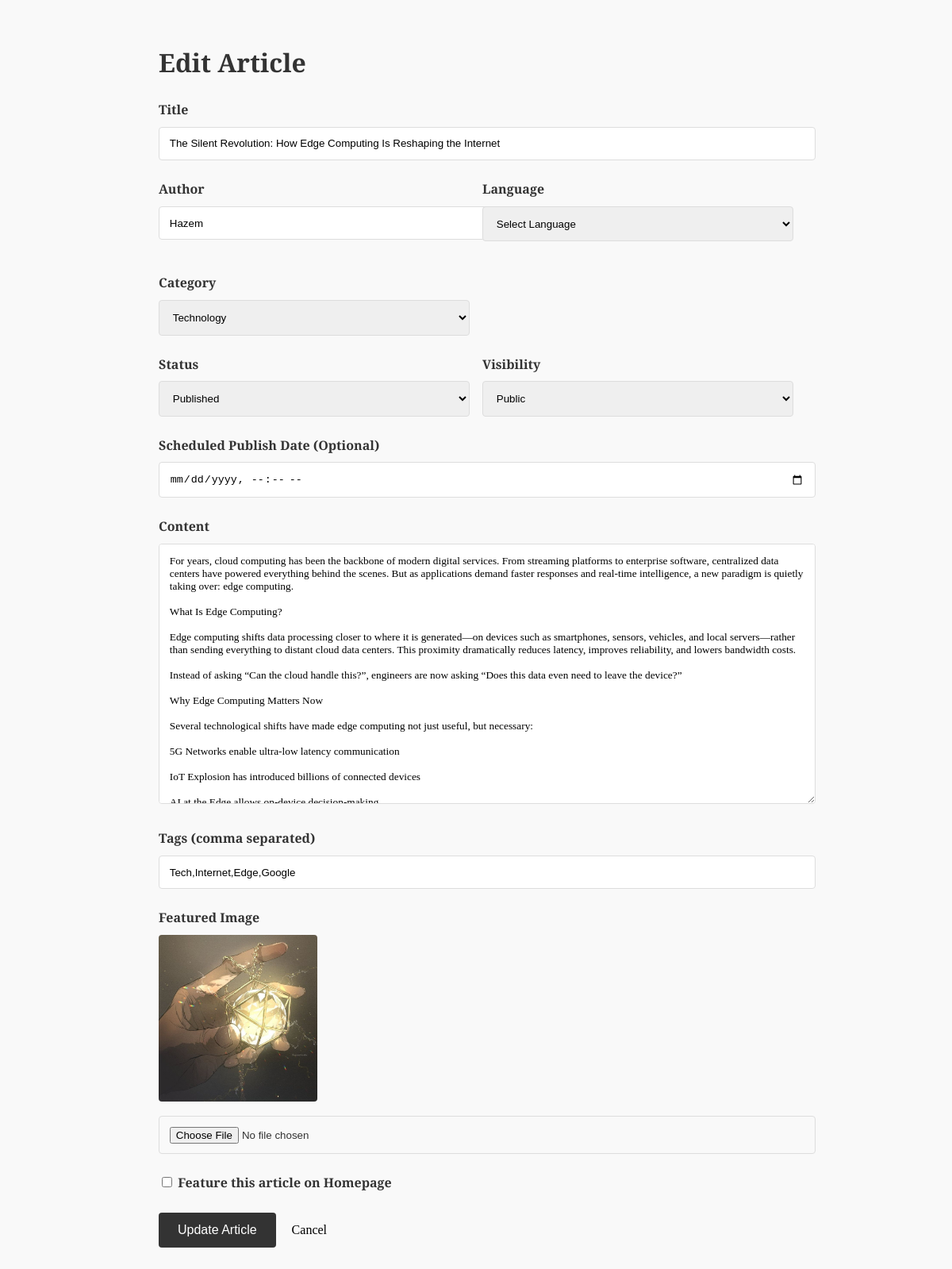
/index.php?page=admin_article_edit&id=7 (signed in), run on an earlier commit of the app's database.
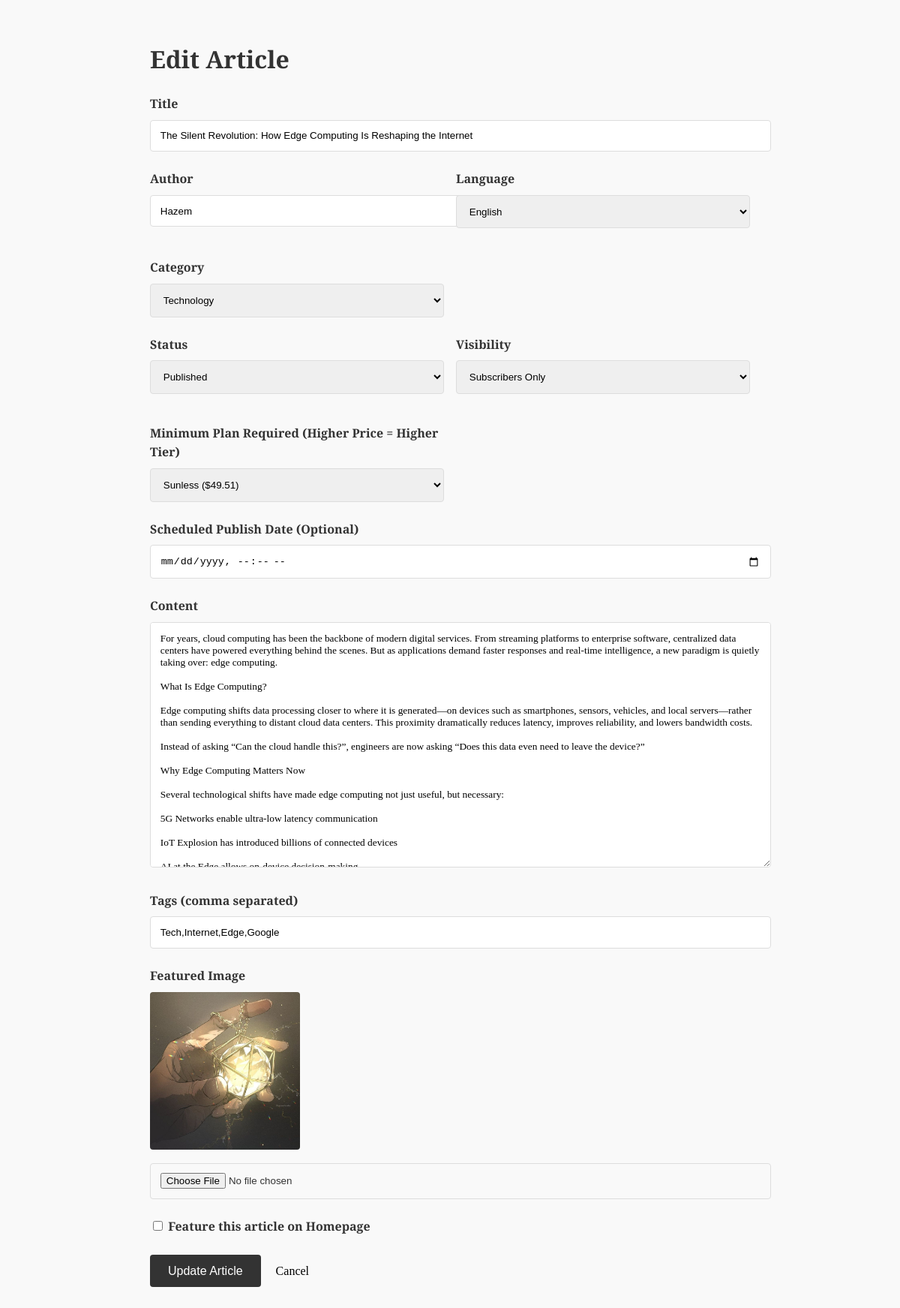
And on a later commit of the database.
### tables this page shows
CREATE TABLE `articles` (
  `id` int NOT NULL AUTO_INCREMENT,
  `title` varchar(255) NOT NULL,
  `content` text NOT NULL,
  `author` varchar(100) DEFAULT NULL,
  `category` varchar(100) DEFAULT NULL,
  `language` varchar(10) DEFAULT 'en',
  `thumbnail` varchar(255) DEFAULT NULL,
  `created_at` timestamp NULL DEFAULT CURRENT_TIMESTAMP,
  `status` enum('draft','published','archived') DEFAULT 'draft',
  `scheduled_at` datetime DEFAULT NULL,
  `is_featured` tinyint(1) DEFAULT '0',
  `visibility` enum('public','subscribed') DEFAULT 'public',
  `tags` text,
  `required_level` int DEFAULT '0',
  `required_plan_id` int DEFAULT NULL,
  PRIMARY KEY (`id`)
);

CREATE TABLE `plans` (
  `id` int NOT NULL AUTO_INCREMENT,
  `name` varchar(50) NOT NULL,
  `price` decimal(10,2) NOT NULL,
  `duration_days` int NOT NULL,
  `features` text,
  `created_at` timestamp NULL DEFAULT CURRENT_TIMESTAMP,
  `level` int DEFAULT '1',
  PRIMARY KEY (`id`)
);

### src/Controllers/Article_C.php (called while the page is built, shortened)
<?php
require_once __DIR__ . '/../Models/Article.php';
class ArticleController {
    private Article $articleModel;
    public function __construct() {
        $this->articleModel = new Article();
    }
    public function edit() {
        $id = $_GET['id'] ?? 0;
        $article = $this->articleModel->getById($id);
        $categories = $this->articleModel->getAllCategories();
        require_once __DIR__ . '/../Models/Subscription.php';
        $subModel = new Subscription();
        $plans = $subModel->getAllPlans();
        include __DIR__ . '/../Views/Admin/Articles/form.php';
    }
}

### src/index.php (called while the page is built, shortened)
<?php
require __DIR__ . '/config/DataBase_Connection.php';
require __DIR__ . '/core/Router.php';
require __DIR__ . '/Controllers/Article_C.php';
$selectedLang = $_SESSION['lang'] ?? 'en';
$page = $_GET['page'] ?? "";
Router::route($page, $selectedLang);

### src/Models/Article.php (called while the page is built, shortened)
<?php
require_once __DIR__ . "/../Config/DataBase_Connection.php";
class Article {
    private PDO $conn;
    public function __construct() {
        $db = new Database();
        $this->conn = $db->connect();
    }
    public function getById(int $id): ?array {
        $stmt = $this->conn->prepare("SELECT * FROM articles WHERE id = ?");
        $stmt->execute([$id]);
        $result = $stmt->fetch(PDO::FETCH_ASSOC);
        return $result ?: null;
    }
    public function getAllCategories(): array {
        $standard = [
            'general', 'world', 'politics', 'technology', 'science', 'health',
            'sports', 'entertainment', 'business', 'opinion', 'lifestyle', 'travel', 'culture'
        ];
        $stmt = $this->conn->query("SELECT DISTINCT category FROM articles WHERE status = 'published' AND category IS NOT NULL AND category != ''");
        $dbCategories = $stmt->fetchAll(PDO::FETCH_COLUMN);
        $all = array_unique(array_merge($standard, $dbCategories));
        sort($all);
        return $all;
    }
}

### src/Config/DataBase_Connection.php (called while the page is built, shortened)
<?php
if (!class_exists('Database')) {
class Database {
    private $host = "db";
    private $db_name = "News";
    private $username = "Rain";
    private $password = "Sunny";
    public function __construct() {
        $this->host = getenv('DB_HOST') ?: 'db';
        $this->db_name = getenv('DB_NAME') ?: 'News';
        $this->username = getenv('DB_USER') ?: 'Rain';
        $this->password = getenv('DB_PASS') ?: 'Sunny';
    }
    public function connect() {
        $this->conn = null;
        try {
            $this->conn = new PDO(
                "mysql:host={$this->host};dbname={$this->db_name};charset=utf8",
                $this->username,
                $this->password
            );
            $this->conn->setAttribute(PDO::ATTR_ERRMODE, PDO::ERRMODE_EXCEPTION);
        } catch(PDOException $e) {
            die("Database Connection Error: " . $e->getMessage());
        }
        return $this->conn;
    }
}
}

### src/Models/Subscription.php (called while the page is built, shortened)
<?php
require_once __DIR__ . "/../config/DataBase_Connection.php";
class Subscription {
    private $conn;
    public function __construct() {
        $db = new Database();
        $this->conn = $db->connect();
    }
    public function getAllPlans() {
        $stmt = $this->conn->query("SELECT * FROM plans ORDER BY price ASC");
        return $stmt->fetchAll(PDO::FETCH_ASSOC);
    }
}

### src/Views/Admin/Articles/form.php (the view, shortened to what the changed rows need)
<?php
$isEdit = isset($article);
$action = $isEdit ? 'index.php?page=admin_article_update' : 'index.php?page=admin_article_store';
?>
<!DOCTYPE html>
<html lang="en">
<head>
    <link rel="stylesheet" href="../../Assets/CSS/theme.css">
</head>
<body>
    <div class="admin-page">
        <h1><?= $isEdit ? 'Edit Article' : 'Create New Article' ?></h1>
        <form action="<?= $action ?>" method="POST" enctype="multipart/form-data">
            <div class="form-group">
                <label>Title</label>
                <input type="text" name="title" class="form-control" value="<?= $article['title'] ?? '' ?>" required>
            </div>
            <div class="grid">
                <div class="form-group">
                    <label>Author</label>
                    <input type="text" name="author" class="form-control" value="<?= $article['author'] ?? $_SESSION['username'] ?? 'Admin' ?>" required>
                </div>
                <div class="form-group">
                    <label for="language">Language</label>
                    <select id="language" name="language" class="form-control" required>
                        <option value="">Select Language</option>
                        <?php
                        $languages = [
                            'English', 'Arabic', 'French', 'Spanish', 'German', 'Italian',
                            'Portuguese', 'Russian', 'Chinese', 'Dutch', 'Norwegian',
                            'Swedish', 'Hebrew', 'Urdu', 'Japanese', 'Korean'
                        ];
                        $currentLanguage = $article['language'] ?? 'English';
                        foreach ($languages as $lang):
                        ?>
                            <option value="<?= htmlspecialchars($lang) ?>" <?= $currentLanguage === $lang ? 'selected' : '' ?>>
                                <?= htmlspecialchars($lang) ?>
                            </option>
                        <?php endforeach; ?>
                    </select>
                </div>
                <div class="form-group">
                    <label>Category</label>
                    <select name="category" class="form-control">
                        <?php if (!empty($categories)): ?>
                            <?php foreach ($categories as $cat): ?>
                                <option value="<?= htmlspecialchars($cat) ?>" <?= ($article['category'] ?? 'general') == $cat ? 'selected' : '' ?>>
                                    <?= htmlspecialchars(ucfirst($cat)) ?>
                                </option>
                            <?php endforeach; ?>
                        <?php else: ?>
                            <option value="general">General</option>
                        <?php endif; ?>
                    </select>
                </div>
            </div>
            <div class="grid">
                <div class="form-group">
                    <label>Status</label>
                    <select name="status" class="form-control">
                        <option value="published" <?= ($article['status'] ?? '') == 'published' ? 'selected' : '' ?>>Published</option>
                    </select>
                </div>
                <div class="form-group">
                    <label>Visibility</label>
                    <select name="visibility" class="form-control" onchange="togglePlanSelect(this)">
                        <option value="public" <?= ($article['visibility'] ?? '') == 'public' ? 'selected' : '' ?>>Public</option>
                        <option value="subscribed" <?= ($article['visibility'] ?? '') == 'subscribed' ? 'selected' : '' ?>>Subscribers Only</option>
                    </select>
                </div>
                <div class="form-group" id="plan-select-group" style="display: <?= ($article['visibility'] ?? '') == 'subscribed' ? 'block' : 'none' ?>;">
                    <label>Minimum Plan Required (Higher Price = Higher Tier)</label>
                    <select name="required_plan_id" class="form-control">
                        <?php if (isset($plans)): ?>
                            <?php foreach ($plans as $p): ?>
                                <option value="<?= $p['id'] ?>" <?= ($article['required_plan_id'] ?? '') == $p['id'] ? 'selected' : '' ?>>
                                    <?= htmlspecialchars($p['name']) ?> ($<?= $p['price'] ?>)
                                </option>
                            <?php endforeach; ?>
                        <?php endif; ?>
                    </select>
                </div>
            </div>
            <div class="form-group">
                <label>Scheduled Publish Date (Optional)</label>
                <input type="datetime-local" name="scheduled_at" class="form-control" value="<?= isset($article['scheduled_at']) ? date('Y-m-d\TH:i', strtotime($article['scheduled_at'])) : '' ?>">
            </div>
            <div class="form-group">
                <label>Content</label>
                <textarea name="description" class="form-control" required><?= $article['content'] ?? '' ?></textarea>
            </div>
            <div class="form-group">
                <label>Tags (comma separated)</label>
                <input type="text" name="tags" class="form-control" value="<?= $article['tags'] ?? '' ?>">
            </div>
            <div class="form-group">
                <label>Featured Image</label>
                <?php if (!empty($article['thumbnail'])): ?>
                    <div style="margin-bottom: 10px;">
                        <img src="<?= $article['thumbnail'] ?>" style="max-width: 200px; border-radius: 4px;">
                    </div>
                <?php endif; ?>
                <input type="file" name="thumbnail" class="form-control" accept="image/*">
            </div>
            <div class="form-group">
                <label>
                    <input type="checkbox" name="is_featured" value="1" <?= ($article['is_featured'] ?? 0) == 1 ? 'checked' : '' ?>>
                    Feature this article on Homepage
                </label>
            </div>
            <button type="submit" class="btn"><?= $isEdit ? 'Update Article' : 'Create Article' ?></button>
            <a href="index.php?page=admin_articles" style="margin-left: 1rem;">Cancel</a>
        </form>
    </div>
</body>
</html>

What changed in the data, as far as the page shows it:
changed articles "The Silent Revolution: How Edge Computing Is Reshaping the Internet": language (not shown) → "English"; visibility "Public" → "Subscribers Only"; required_plan_id (not shown) → "Sunless ($49.51)"
Also different on the page:
form field language: "Select Language" → (not shown)
text now shown: "Minimum Plan Required (Higher Price = Higher Tier)"
